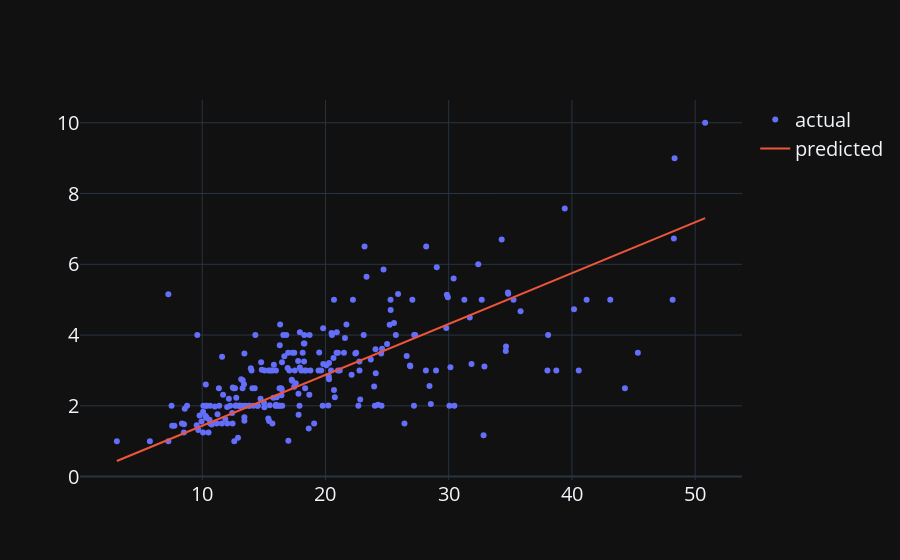

Here is the notebook cell this chart was saved with:
### Code cell
import plotly.graph_objects as go
fig = go.Figure()
fig.add_trace(go.Scatter(x=data['total_bill'], y = data['tip'], mode = "markers", name = "actual"))
fig.add_trace(go.Scatter(x=data['total_bill'], y = data['prediction'], mode = "lines", name = "predicted"))
fig.update_layout(font_size = 20)

### Figure 1 — Plotly figure (JSON) as saved in the notebook; plotly's stock layout.template omitted (floating-point values rounded to 4 significant figures; data arrays with more than 128 entries replaced by an {"elided": "..."} marker saying what was removed)
{"data": [{"mode": "markers", "name": "actual", "x": {"elided": "244 float values"}, "y": {"elided": "244 float values"}, "type": "scatter"}, {"mode": "lines", "name": "predicted", "x": {"elided": "244 float values"}, "y": {"elided": "244 float values"}, "type": "scatter"}], "layout": {"font": {"size": 20}}}
